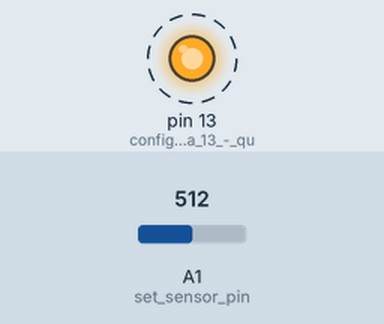
Recording of a sketch running on a simulated Arduino Uno, built with avr-gcc and run on an emulated ATmega328P. On the bench: output pins drawn as LEDs (lit = HIGH). Dashed ring = blinking. The test bench sets the inputs (shaded band); at power-on: A1 (set_sensor_pin) = 512.

Above: at 1.4 s.
1.5 s: A1 (set_sensor_pin) set to 690
4.8 s: A1 (set_sensor_pin) set to 711
6.3 s: A1 (set_sensor_pin) set to 511
At 6.78 s:
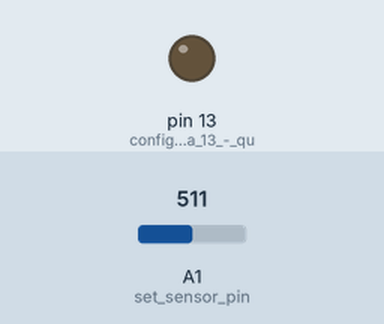
At 7.74 s:
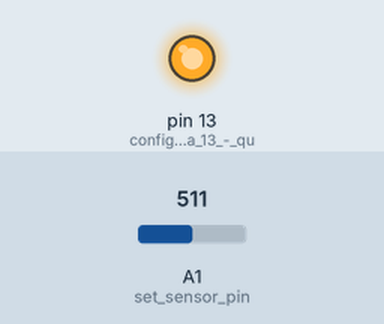
9.6 s: A1 (set_sensor_pin) set to 716
Timing chart, 0 to 12.6 s (numbered marks = the images above; inputs shaded):
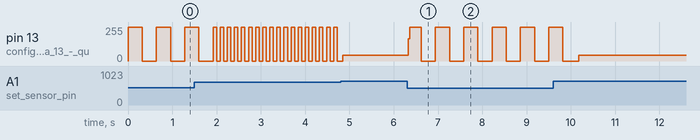

The sketch:

sense-distance-es_2.ino
```cpp
// sense-distance
// Lea el sensor de distancia y escribe su valor al puerto serial

// Esta función corre solo una vez, cuando empiece el Arduino
void setup() {
  pinMode(13, OUTPUT);      // configura clavija 13 - que controla el luz LED - para enviar señales
  pinMode(A1, INPUT);       // set sensor pin, A1 to read signals
  Serial.begin(9600);       // serial data setup
}

// Esta función corre repetidamente
void loop() {
  int valorDeSensor = escanear();
  // Valores tipicos del sensor son de 20-600
  // Convierte el valor del rango desde 14 hasta 1
  int retrasoDeSensor = 14 - (valorDeSensor / 50);
  //Serial.println(valorDeSensor);
  digitalWrite(13, HIGH);       // Encender la luz
  delay(retrasoDeSensor * 80);  // Espera (en milisegundos)
  digitalWrite(13, LOW);        // Apagar la luz
  delay(retrasoDeSensor * 80);  // Espera (en milisegundos)
}

int escanear() {
  return analogRead(A1);
}
```

Measured:
- after the input at 6.3 s, pin 13 (configura_clavija_13_-_qu): 42/255 → 168/255 at once, then moves between 0/255 and 255/255, repeating every 0.64 s
- by itself, pin 13 (configura_clavija_13_-_qu): repeats every 0.16 s: 255/255 0.08 s, 0/255 0.08 s
